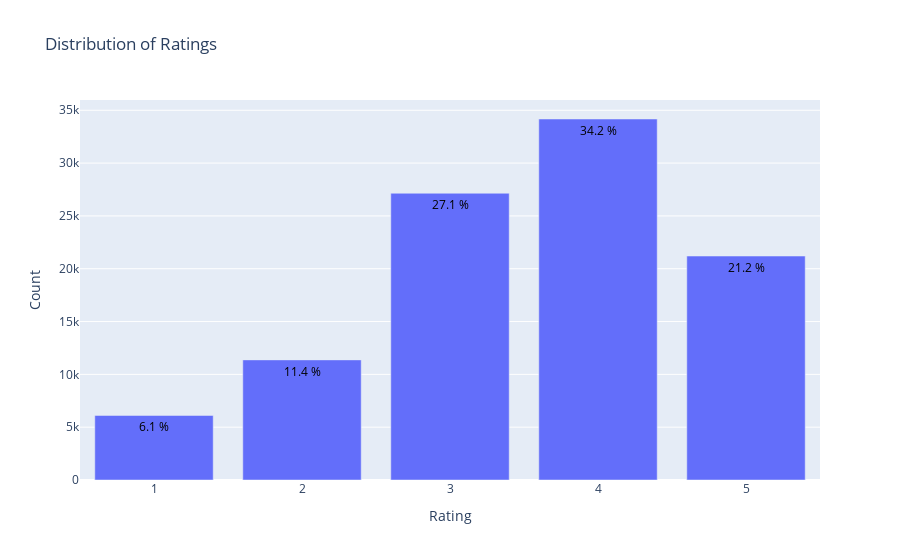

The code cell stored with this chart in its notebook:
### Markdown cell above
# EDA

### Code cell
from plotly.offline import init_notebook_mode, plot, iplot
import plotly.graph_objs as go
init_notebook_mode(connected=True)

data = ratings_df['rating'].value_counts().sort_index(ascending=False)

trace = go.Bar(
    x = data.index,
     text = ['{:.1f} %'.format(val) for val in (data.values / ratings_df.shape[0] * 100)],
     textposition = 'auto',
     textfont = dict(color = '#000000'),
     y = data.values
)

layout = dict(
     title='Distribution of Ratings', 
     xaxis = dict(title = 'Rating'),
     yaxis = dict(title = 'Count')
)

fig = go.Figure(data=[trace], layout=layout)
iplot(fig)

### Figure 1 — Plotly figure (JSON) as saved in the notebook; plotly's stock layout.template omitted (floating-point values rounded to 4 significant figures)
{"data": [{"text": ["21.2 %", "34.2 %", "27.1 %", "11.4 %", "6.1 %"], "textfont": {"color": "#000000"}, "textposition": "auto", "type": "bar", "x": [5, 4, 3, 2, 1], "y": [21201, 34174, 27145, 11370, 6110]}], "layout": {"title": {"text": "Distribution of Ratings"}, "xaxis": {"title": {"text": "Rating"}}, "yaxis": {"title": {"text": "Count"}}}}
